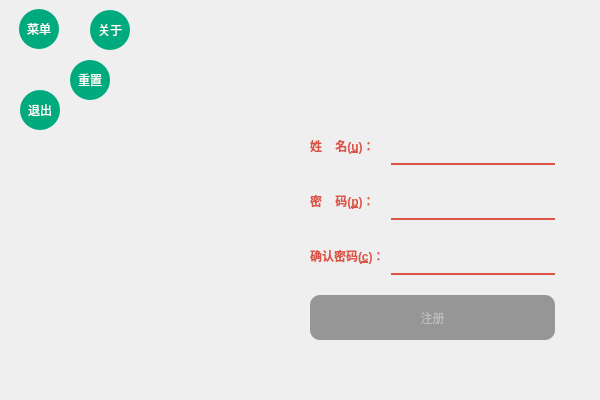
<?xml version="1.0" encoding="UTF-8"?>
<ui version="4.0">
 <class>Form</class>
 <widget class="QWidget" name="Form">
  <property name="geometry">
   <rect>
    <x>0</x>
    <y>0</y>
    <width>600</width>
    <height>400</height>
   </rect>
  </property>
  <property name="minimumSize">
   <size>
    <width>600</width>
    <height>400</height>
   </size>
  </property>
  <property name="maximumSize">
   <size>
    <width>600</width>
    <height>400</height>
   </size>
  </property>
  <property name="windowTitle">
   <string>Form</string>
  </property>
  <property name="styleSheet">
   <string notr="true">

</string>
  </property>
  <layout class="QHBoxLayout" name="horizontalLayout">
   <property name="spacing">
    <number>0</number>
   </property>
   <property name="leftMargin">
    <number>0</number>
   </property>
   <property name="topMargin">
    <number>0</number>
   </property>
   <property name="rightMargin">
    <number>0</number>
   </property>
   <property name="bottomMargin">
    <number>0</number>
   </property>
   <item>
    <widget class="QWidget" name="bgd_wgt" native="true">
     <property name="styleSheet">
      <string notr="true">#bgd_wgt{border-image: url(:/login/images/background_regsiter.jpg);}</string>
     </property>
     <widget class="QPushButton" name="exit_btn">
      <property name="geometry">
       <rect>
        <x>20</x>
        <y>90</y>
        <width>40</width>
        <height>40</height>
       </rect>
      </property>
      <property name="minimumSize">
       <size>
        <width>40</width>
        <height>40</height>
       </size>
      </property>
      <property name="styleSheet">
       <string notr="true">QPushButton{

	border-radius:20px;
	background-color:rgb(0, 170, 127);
	color:white;
}
QPushButton:hover{

	border:2px solid rgb(0, 255, 255);
	border-radius:20px;
	
}
</string>
      </property>
      <property name="text">
       <string>退出</string>
      </property>
      <property name="checkable">
       <bool>false</bool>
      </property>
     </widget>
     <widget class="QPushButton" name="Menu_btn">
      <property name="geometry">
       <rect>
        <x>19</x>
        <y>9</y>
        <width>40</width>
        <height>40</height>
       </rect>
      </property>
      <property name="minimumSize">
       <size>
        <width>40</width>
        <height>40</height>
       </size>
      </property>
      <property name="styleSheet">
       <string notr="true">QPushButton{

	border-radius:20px;
	background-color:rgb(0, 170, 127);
	color:white;
}
QPushButton:hover{

	border:2px solid rgb(0, 255, 255);
	border-radius:20px;
	
}
QPushButton:checked{

	background-color:rgb(63, 126, 31);
	
}</string>
      </property>
      <property name="text">
       <string>菜单</string>
      </property>
      <property name="checkable">
       <bool>true</bool>
      </property>
     </widget>
     <widget class="QPushButton" name="reset_btn">
      <property name="geometry">
       <rect>
        <x>70</x>
        <y>60</y>
        <width>40</width>
        <height>40</height>
       </rect>
      </property>
      <property name="minimumSize">
       <size>
        <width>40</width>
        <height>40</height>
       </size>
      </property>
      <property name="styleSheet">
       <string notr="true">QPushButton{

	border-radius:20px;
	background-color:rgb(0, 170, 127);
	color:white;
}
QPushButton:hover{

	border:2px solid rgb(0, 255, 255);
	border-radius:20px;
	
}
</string>
      </property>
      <property name="text">
       <string>重置</string>
      </property>
      <property name="checkable">
       <bool>false</bool>
      </property>
     </widget>
     <widget class="QPushButton" name="about_btn">
      <property name="geometry">
       <rect>
        <x>90</x>
        <y>10</y>
        <width>40</width>
        <height>40</height>
       </rect>
      </property>
      <property name="minimumSize">
       <size>
        <width>40</width>
        <height>40</height>
       </size>
      </property>
      <property name="styleSheet">
       <string notr="true">QPushButton{

	border-radius:20px;
	background-color:rgb(0, 170, 127);
	color:white;
}
QPushButton:hover{

	border:2px solid rgb(0, 255, 255);
	border-radius:20px;
	
}
</string>
      </property>
      <property name="text">
       <string>关于</string>
      </property>
      <property name="checkable">
       <bool>false</bool>
      </property>
     </widget>
     <widget class="QWidget" name="layoutWidget">
      <property name="geometry">
       <rect>
        <x>310</x>
        <y>130</y>
        <width>245</width>
        <height>248</height>
       </rect>
      </property>
      <layout class="QFormLayout" name="formLayout">
       <property name="verticalSpacing">
        <number>20</number>
       </property>
       <item row="0" column="0">
        <widget class="QLabel" name="name_lb">
         <property name="styleSheet">
          <string notr="true">font: 12pt &quot;楷体&quot;;
color:rgb(220, 84, 71);
font-weight: 500;</string>
         </property>
         <property name="text">
          <string>姓    名(&amp;u)：</string>
         </property>
         <property name="buddy">
          <cstring>name_le</cstring>
         </property>
        </widget>
       </item>
       <item row="0" column="1">
        <widget class="QLineEdit" name="name_le">
         <property name="minimumSize">
          <size>
           <width>0</width>
           <height>35</height>
          </size>
         </property>
         <property name="styleSheet">
          <string notr="true">border:none;
border-bottom:2px solid rgb(220, 84, 71);
background-color: transparent;
color:rgb(220, 84, 71);
font-size:12px;
font-weight:500;

</string>
         </property>
         <property name="text">
          <string/>
         </property>
         <property name="clearButtonEnabled">
          <bool>true</bool>
         </property>
        </widget>
       </item>
       <item row="1" column="0">
        <widget class="QLabel" name="pwd_lb">
         <property name="styleSheet">
          <string notr="true">font: 12pt &quot;楷体&quot;;
color:rgb(220, 84, 71);
font-weight: 500;</string>
         </property>
         <property name="text">
          <string>密    码(&amp;p)：</string>
         </property>
         <property name="buddy">
          <cstring>pwd_le</cstring>
         </property>
        </widget>
       </item>
       <item row="1" column="1">
        <widget class="QLineEdit" name="pwd_le">
         <property name="minimumSize">
          <size>
           <width>0</width>
           <height>35</height>
          </size>
         </property>
         <property name="styleSheet">
          <string notr="true">border:none;
border-bottom:2px solid rgb(220, 84, 71);
background-color: transparent;
color:rgb(220, 84, 71);
font-size:12px;
font-weight:500;

</string>
         </property>
         <property name="text">
          <string/>
         </property>
         <property name="clearButtonEnabled">
          <bool>true</bool>
         </property>
        </widget>
       </item>
       <item row="2" column="0">
        <widget class="QLabel" name="cfm_lb">
         <property name="styleSheet">
          <string notr="true">font: 12pt &quot;楷体&quot;;
color:rgb(220, 84, 71);
font-weight: 500;</string>
         </property>
         <property name="text">
          <string>确认密码(&amp;c)：</string>
         </property>
         <property name="buddy">
          <cstring>cfm_le</cstring>
         </property>
        </widget>
       </item>
       <item row="2" column="1">
        <widget class="QLineEdit" name="cfm_le">
         <property name="minimumSize">
          <size>
           <width>0</width>
           <height>35</height>
          </size>
         </property>
         <property name="styleSheet">
          <string notr="true">border:none;
border-bottom:2px solid rgb(220, 84, 71);
background-color: transparent;
color:rgb(220, 84, 71);
font-size:12px;
font-weight:500;

</string>
         </property>
         <property name="text">
          <string/>
         </property>
         <property name="clearButtonEnabled">
          <bool>true</bool>
         </property>
        </widget>
       </item>
       <item row="3" column="0" colspan="2">
        <widget class="QPushButton" name="register_btn">
         <property name="enabled">
          <bool>false</bool>
         </property>
         <property name="minimumSize">
          <size>
           <width>0</width>
           <height>45</height>
          </size>
         </property>
         <property name="styleSheet">
          <string notr="true">QPushButton {
	background-color:rgb(220, 84, 71);
	color:white;
	border-radius: 10px;
 
}
QPushButton:disabled {
	background-color:rgb(150, 150, 150);
	color:rgb(188, 188, 188);
 
}
QPushButton:hover {
	background-color:rgb(255, 96, 82);
 
}
QPushButton:pressed {
	background-color:rgb(177, 67, 57);
 
}
</string>
         </property>
         <property name="text">
          <string>注册</string>
         </property>
        </widget>
       </item>
      </layout>
     </widget>
     <zorder>exit_btn</zorder>
     <zorder>reset_btn</zorder>
     <zorder>about_btn</zorder>
     <zorder>layoutWidget</zorder>
     <zorder>Menu_btn</zorder>
    </widget>
   </item>
  </layout>
 </widget>
 <resources>
  <include location="../login_register_calculate_case.qrc"/>
 </resources>
 <connections/>
</ui>
